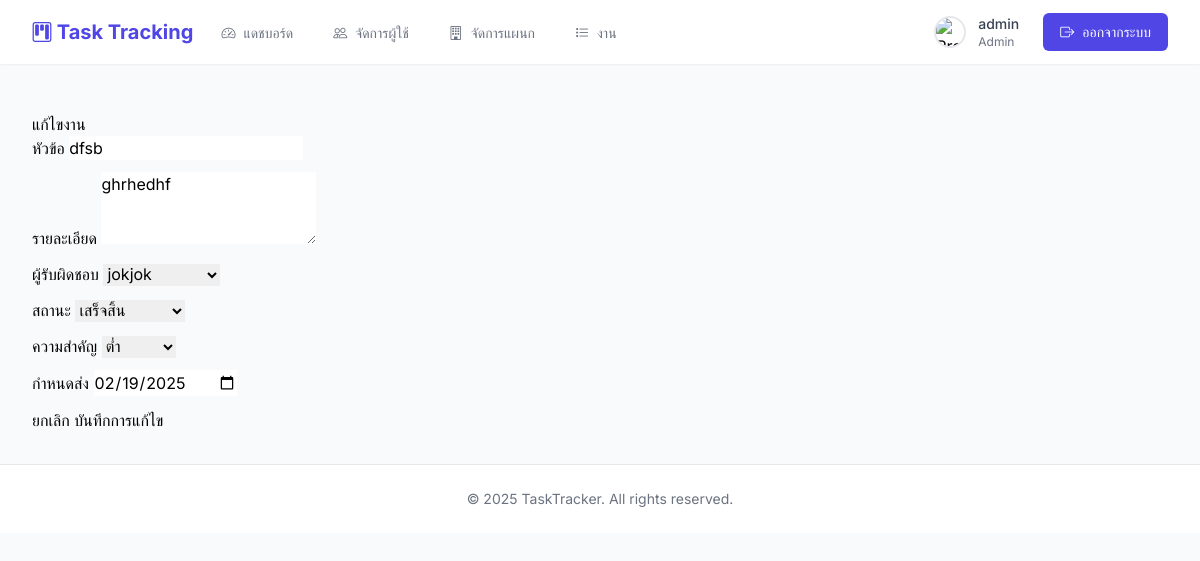
/admin/edit_task.php?id=80 (signed in), run on the app's committed database.
### tables this page shows
CREATE TABLE `tasks` (
  `task_id` int(11) NOT NULL,
  `title` varchar(255) NOT NULL,
  `description` text DEFAULT NULL,
  `status` enum('pending','in_progress','completed','cancelled') DEFAULT 'pending',
  `priority` enum('low','medium','high','urgent') DEFAULT 'medium',
  `due_date` date DEFAULT NULL,
  `created_at` datetime DEFAULT current_timestamp(),
  `updated_at` datetime DEFAULT current_timestamp() ON UPDATE current_timestamp(),
  `created_by` int(11) DEFAULT NULL,
  `assigned_to` int(11) DEFAULT NULL,
  `project_id` int(11) DEFAULT NULL,
  `assigned_by` int(11) DEFAULT NULL
);

CREATE TABLE `users` (
  `user_id` int(11) NOT NULL,
  `username` varchar(50) NOT NULL,
  `email` varchar(100) NOT NULL,
  `password` varchar(255) NOT NULL,
  `role` enum('admin','manager','employee') NOT NULL DEFAULT 'employee',
  `token` varchar(64) DEFAULT NULL,
  `token_expires_at` datetime DEFAULT NULL,
  `created_at` timestamp NOT NULL DEFAULT current_timestamp(),
  `updated_at` datetime DEFAULT current_timestamp() ON UPDATE current_timestamp(),
  `is_active` tinyint(1) NOT NULL DEFAULT 1,
  `profile_image` varchar(255) DEFAULT 'default-profile.png',
  `department_id` int(11) DEFAULT NULL,
  `phone` varchar(20) DEFAULT NULL
);

### admin/edit_task.php (the view, shortened to what this page needs)
<?php
include '../header.php';
require_once '../auth.php';
$task_id = $_GET['id'];
$stmt = $conn->prepare("SELECT * FROM tasks WHERE task_id = ?");
$stmt->bind_param("i", $task_id);
$stmt->execute();
$result = $stmt->get_result();
$task = $result->fetch_assoc();
$users = $conn->query("SELECT user_id, username FROM users WHERE is_active = 1");
?>
<div class="container mt-4">
    <div class="card">
        <div class="card-header">
            <h3 class="card-title mb-0">แก้ไขงาน</h3>
        </div>
        <div class="card-body">
            <form method="POST" action="update_task.php">
                <div class="mb-3">
                    <label class="form-label">หัวข้อ</label>
                    <input type="text" class="form-control" name="title"
                           value="<?php echo htmlspecialchars($task['title']); ?>" required>
                </div>
                <div class="mb-3">
                    <label class="form-label">รายละเอียด</label>
                    <textarea class="form-control" name="description" rows="3"><?php
                        echo htmlspecialchars($task['description']);
                    ?></textarea>
                </div>
                <div class="mb-3">
                    <label class="form-label">ผู้รับผิดชอบ</label>
                    <select class="form-select" name="assigned_to">
                        <?php while ($user = $users->fetch_assoc()): ?>
                            <option value="<?php echo $user['user_id']; ?>"
                                <?php echo ($user['user_id'] == $task['assigned_to']) ? 'selected' : ''; ?>>
                                <?php echo htmlspecialchars($user['username']); ?>
                            </option>
                        <?php endwhile; ?>
                    </select>
                </div>
                <div class="mb-3">
                    <label class="form-label">สถานะ</label>
                    <select class="form-select" name="status" required>
                        <option value="completed" <?php echo $task['status'] == 'completed' ? 'selected' : ''; ?>>
                            เสร็จสิ้น
                        </option>
                    </select>
                </div>
                <div class="mb-3">
                    <label class="form-label">ความสำคัญ</label>
                    <select class="form-select" name="priority" required>
                        <option value="low" <?php echo $task['priority'] == 'low' ? 'selected' : ''; ?>>ต่ำ</option>
                    </select>
                </div>
                <div class="mb-3">
                    <label class="form-label">กำหนดส่ง</label>
                    <input type="date" class="form-control" name="due_date"
                           value="<?php echo $task['due_date']; ?>" required>
                </div>
                <div class="d-flex justify-content-between">
                    <a href="tasks.php" class="btn btn-secondary">ยกเลิก</a>
                    <button type="submit" class="btn btn-primary">บันทึกการแก้ไข</button>
                </div>
            </form>
        </div>
    </div>
</div>
<?php include '../footer.php'; ?>

### data on the page
tasks: title "dfsb", description "ghrhedhf", assigned_to "jokjok", status "เสร็จสิ้น", priority "ต่ำ", due_date "02/19/2025"

### other printed values
$_SESSION['username'] "admin"
$_SESSION['role'] "Admin"
